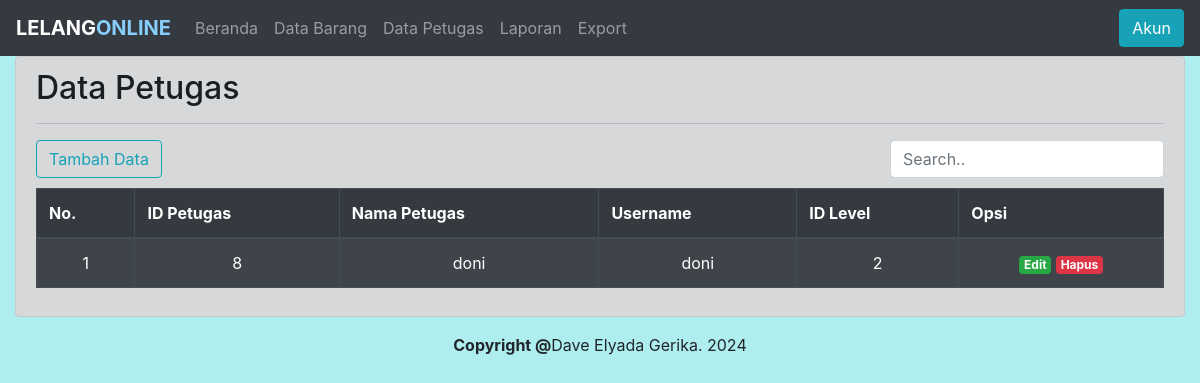
Page /petugas/data_petugas.php (signed in) on the committed database.
### tables this page shows
CREATE TABLE `tb_petugas` (
  `id_petugas` int(11) NOT NULL,
  `nama_petugas` varchar(25) NOT NULL,
  `username` varchar(25) NOT NULL,
  `password` varchar(50) NOT NULL,
  `id_level` int(11) NOT NULL
);

### petugas/data_petugas.php (the view, shortened to what this page needs)
<!DOCTYPE html>
<html lang="en">
	<head>
		<link rel="stylesheet" href="../assets/css/bootstrap.css">
	</head>
	<body>
		<nav class="navbar navbar-expand-sm bg-dark navbar-dark sticky-top">
			<a class="navbar-brand" href="index.php"><span style="font-weight: bold;">LELANG<span style="color: lightskyblue;">ONLINE</span></span></a>
			<div class="collapse navbar-collapse" id="collapsibleNavbar">
				<?php
					if(!isset($_SESSION['id_level']))
					{
						echo"
						<script>
							alert('Tindakan ilegal...menuju ke Login');
							location.href='../index.php';
						</script>";
					}
					else
					{
						$level=$_SESSION['id_level'];
						if($level==1)
						{
							echo
							'
							<ul class="navbar-nav mr-auto">
								<li class="nav-item">
									<a class="nav-link" href="index.php">Beranda</a>
								</li>
								<li class="nav-item">
									<a class="nav-link" href="data_barang.php">Data Barang</a>
								</li>
								<li class="nav-item">
									<a class="nav-link" href="#">Data Petugas</a>
								</li>
<li class="nav-item">
									<a class="nav-link" href="laporan.php">Laporan</a>
								</li>
								<li class="nav-item">
									<a class="nav-link" href="export.php">Export</a>
								</li>
							</ul>
							<button type="button" class="btn btn-info" data-toggle="modal" data-target="#Profile">
								Akun
							</button>
							';
						}
					}
				?>
			</div>
		</nav>
		<?php
			include '../dbconnect.php';
			$querya="SELECT * FROM tb_petugas WHERE id_level='2'";
			$resulta=mysqli_query($conn,$querya);
		?>
		<div class="container-fluid">
			<div class="alert alert-dark">
				<h2>Data Petugas</h2>
				<hr>
				<button type="button" class="btn btn-outline-info" data-toggle="modal" data-target="#TambahData">
					Tambah Data
				</button>
				<input class="form-control" id="search" type="text" placeholder="Search.." style="width: auto;margin-bottom: 10px;float: right;">
				<div class="table-responsive">
					<table class="table table-bordered table-dark table-striped">
						<thead>
							<tr>
								<th>No.</th>
								<th>ID Petugas</th>
								<th>Nama Petugas</th>
								<th>Username</th>
								<th>ID Level</th>
								<th>Opsi</th>
							</tr>
						</thead>
						<tbody id="petugas">
							<?php
								$no=1;
								while($dataa=mysqli_fetch_array($resulta))
								{
							?>
							<tr class="text-center">
								<td><?php echo $no; ?></td>
								<td><?php echo $dataa['id_petugas']; ?></td>
								<td><?php echo $dataa['nama_petugas']; ?></td>
								<td><?php echo $dataa['username']; ?></td>
								<td><?php echo $dataa['id_level']; ?></td>
								<td>
									<a class="badge badge-success" href="edit_petugas.php?id_petugas=<?php echo $dataa['id_petugas']; ?>">Edit</a>
									<a class="badge badge-danger" href="delete_petugas.php?id_petugas=<?php echo $dataa['id_petugas']; ?>" onclick="return confirm('Apakah anda yakin ingin menghapus Data ini?')">Hapus</a>
								</td>
							</tr>
							<?php
								$no++;
								}
							?>
						</tbody>
					</table>
				</div>
			</div>
		</div>
		<footer class="bg-transparent" >
       	<div class="container my-auto">
			<center>
			<strong>Copyright @</strong>Dave Elyada Gerika. 2024
			</center>
       	</div>
		</footer>
	</body>
</html>

### petugas/data_petugas.php (style rules this page uses)
body { background-color: paleturquoise; }

### rows in the picture
tb_petugas: id_petugas "8", nama_petugas "doni", username "doni", id_level "2"
